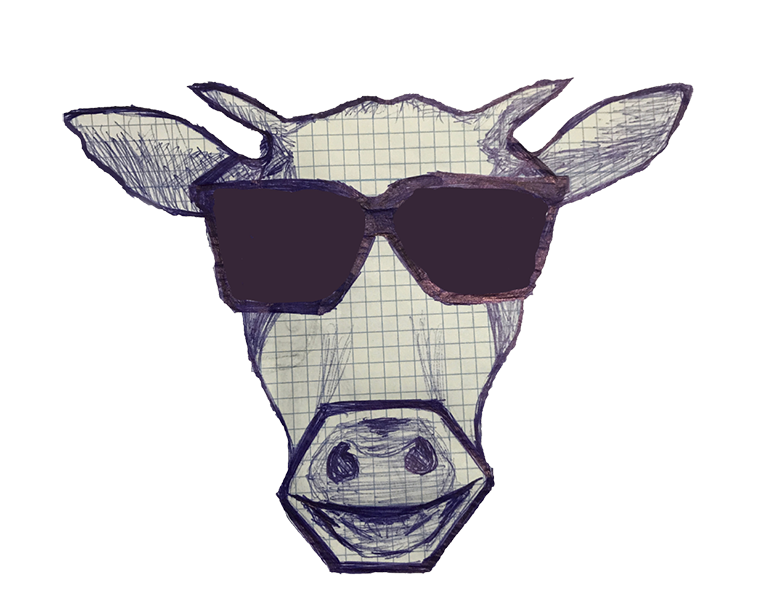
#> input picture teoria-sintergica/retratarte/lavacafull_image.png, 764 x 594 px
$ python process_image.py
#> lines starting #> are read from the running program, lines starting #| are printed output that depends on the picture; after the words box and inside, x2 and y2 are one past the last pixel; in counts of white or black regions, pixels touching at a corner belong together
from PIL import Image
import numpy as np

# Cargar la imagen
img = Image.open('lavacafull_image.png').convert('RGBA')
#> img is the input picture: PIL image 764x594 RGBA; mean R, G, B, A 171.8, 167.5, 166.6, 81.4
data = np.array(img)

# Obtener los canales RGB y Alpha
r, g, b, a = data[:, :, 0], data[:, :, 1], data[:, :, 2], data[:, :, 3]
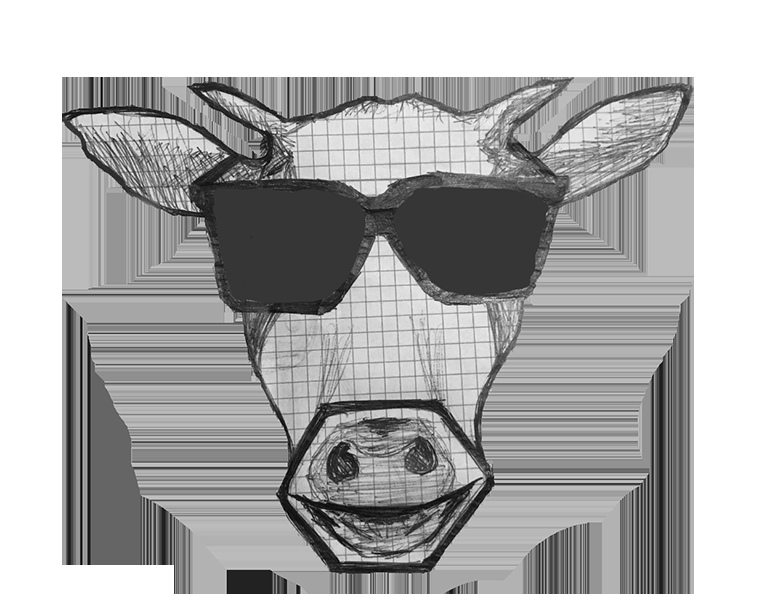
#> r: shape (594, 764); min 0, max 255, mean 171.8
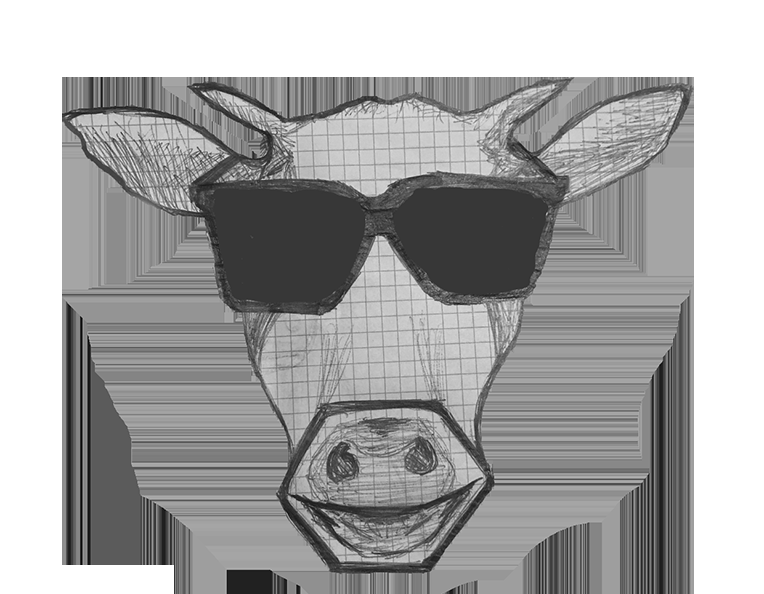
#> b: shape (594, 764); min 0, max 255, mean 166.6
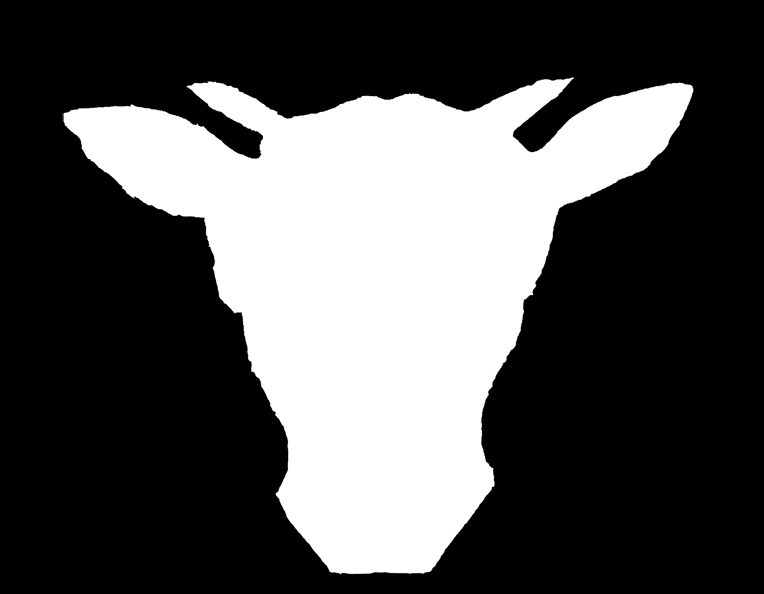
#> a: shape (594, 764); min 0, max 255, mean 81.4

# Crear una máscara para detectar píxeles blancos o casi blancos
# Umbral para considerar un pixel como "blanco" (ajustable)
threshold = 240
white_mask = (r > threshold) & (g > threshold) & (b > threshold)
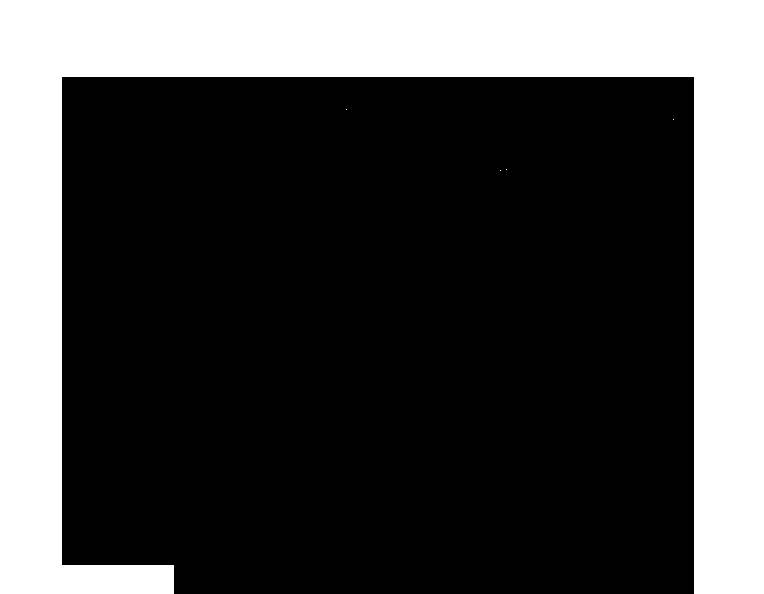
#> white_mask: shape (594, 764) bool; 28.7% white; 5 white regions (4 under 20 px), largest, box (x1, y1, x2, y2) and area: (0, 0, 764, 594) 130320

# Hacer transparentes los píxeles blancos
a[white_mask] = 0
#> a: shape (594, 764); under 0.01% of pixels changed, all inside (x1, y1, x2, y2) = (346, 109, 674, 171)

# También hacer gradualmente transparente los píxeles grisáceos claros
gray_threshold = 200
gray_mask = (r > gray_threshold) & (g > gray_threshold) & (b > gray_threshold) & ~white_mask
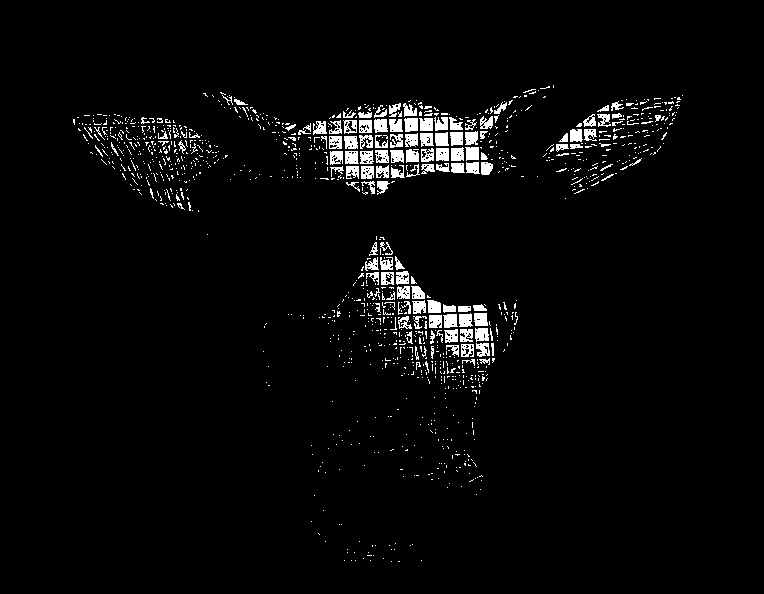
#> gray_mask: shape (594, 764) bool; 3.4% white; 1195 white regions (1062 under 20 px), largest, box (x1, y1, x2, y2) and area: (404, 118, 418, 132) 173, (443, 314, 458, 328) 171, (435, 132, 449, 146) 170
# Reducir la opacidad de los grises claros proporcionalmente
gray_avg = (r[gray_mask].astype(float) + g[gray_mask].astype(float) + b[gray_mask].astype(float)) / 3
#> gray_avg = 15250 values, max 248.7 at index 10373, min 201 at index 10324, mean 217.5
a[gray_mask] = (255 - ((gray_avg - gray_threshold) / (255 - gray_threshold) * 255)).astype(np.uint8)
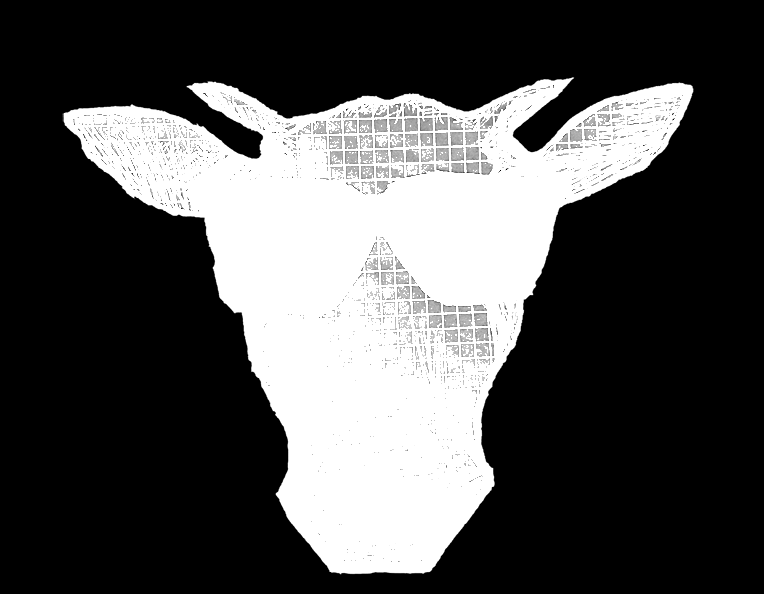
#> a: shape (594, 764); min 0, max 255, mean 78.7

# Actualizar el canal alpha
data[:, :, 3] = a
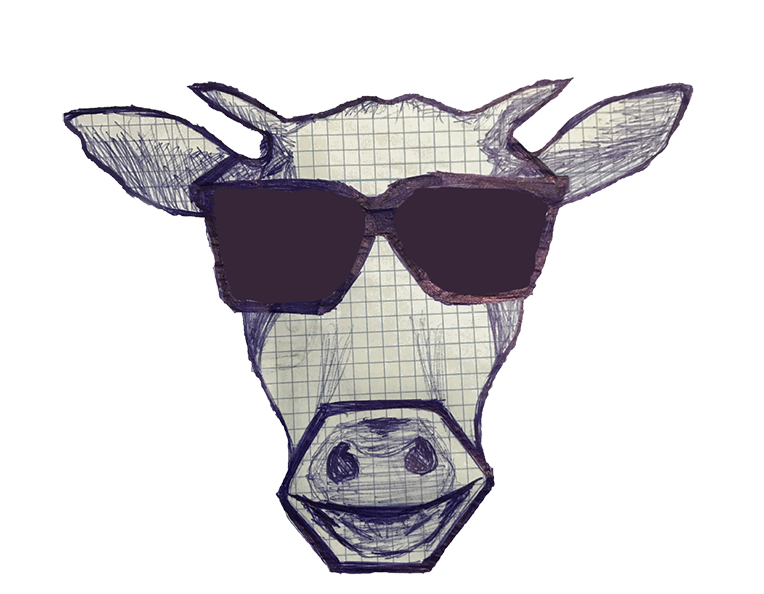
#> data: shape (594, 764, 4); 3.36% of pixels changed, all inside (x1, y1, x2, y2) = (73, 85, 683, 562); transparent parts drawn white

# Crear nueva imagen con el fondo transparente
result = Image.fromarray(data, 'RGBA')

# Guardar la imagen procesada
result.save('lavacafull_image_transparent.png')
print('✓ Imagen procesada y guardada como lavacafull_image_transparent.png')
print(f'  Dimensiones: {result.size[0]}x{result.size[1]}')
#|   Dimensiones: 764x594
